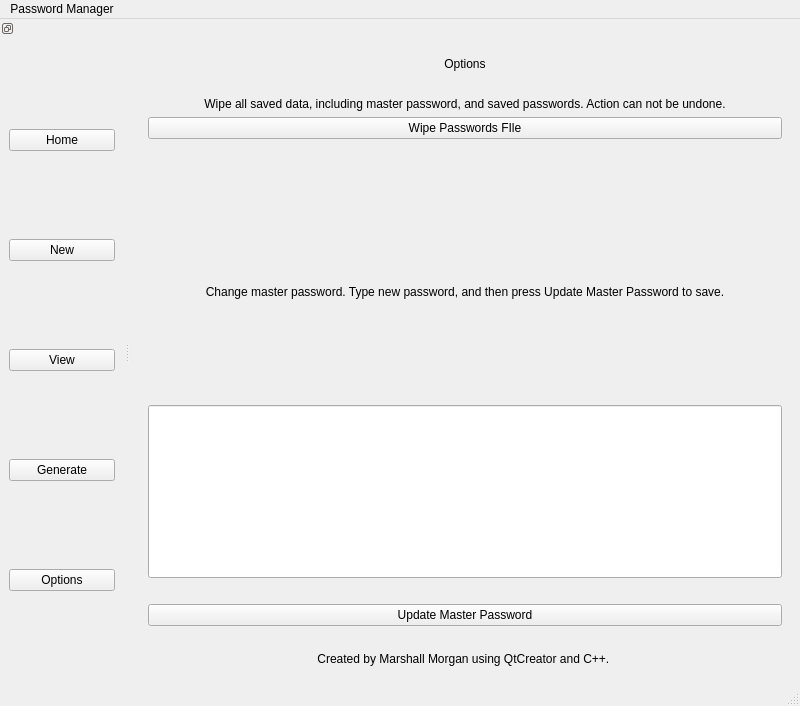
<?xml version="1.0" encoding="UTF-8"?>
<ui version="4.0">
 <class>MPasswordManager</class>
 <widget class="QMainWindow" name="MPasswordManager">
  <property name="geometry">
   <rect>
    <x>0</x>
    <y>0</y>
    <width>800</width>
    <height>706</height>
   </rect>
  </property>
  <property name="maximumSize">
   <size>
    <width>3096</width>
    <height>3096</height>
   </size>
  </property>
  <property name="windowTitle">
   <string>MPassword</string>
  </property>
  <property name="styleSheet">
   <string notr="true"/>
  </property>
  <widget class="QWidget" name="centralwidget">
   <property name="sizePolicy">
    <sizepolicy hsizetype="Expanding" vsizetype="Expanding">
     <horstretch>0</horstretch>
     <verstretch>0</verstretch>
    </sizepolicy>
   </property>
   <layout class="QVBoxLayout" name="verticalLayout_4">
    <item>
     <widget class="QStackedWidget" name="stackedWidget">
      <property name="sizePolicy">
       <sizepolicy hsizetype="Expanding" vsizetype="Expanding">
        <horstretch>0</horstretch>
        <verstretch>0</verstretch>
       </sizepolicy>
      </property>
      <property name="currentIndex">
       <number>4</number>
      </property>
      <widget class="QWidget" name="Home">
       <property name="sizePolicy">
        <sizepolicy hsizetype="Expanding" vsizetype="Expanding">
         <horstretch>0</horstretch>
         <verstretch>0</verstretch>
        </sizepolicy>
       </property>
       <property name="layoutDirection">
        <enum>Qt::LeftToRight</enum>
       </property>
       <layout class="QGridLayout" name="gridLayout_11">
        <item row="0" column="0">
         <layout class="QGridLayout" name="gridLayout_9">
          <item row="0" column="0">
           <widget class="QLabel" name="label">
            <property name="styleSheet">
             <string notr="true">

font: 500 13pt &quot;Futura&quot;;</string>
            </property>
            <property name="text">
             <string>Securely manage your passwords with M Password.</string>
            </property>
            <property name="textFormat">
             <enum>Qt::RichText</enum>
            </property>
            <property name="scaledContents">
             <bool>true</bool>
            </property>
            <property name="alignment">
             <set>Qt::AlignCenter</set>
            </property>
            <property name="wordWrap">
             <bool>true</bool>
            </property>
           </widget>
          </item>
          <item row="1" column="0">
           <widget class="QLabel" name="label_11">
            <property name="text">
             <string>&lt;html&gt;&lt;head/&gt;&lt;body&gt;&lt;p&gt;Use the sidebar to navigate the program. &lt;/p&gt;&lt;p&gt;New - Save a new password.&lt;/p&gt;&lt;p&gt;View - View existing saved passwords.&lt;/p&gt;&lt;p&gt;Generate - generate a strong password.&lt;/p&gt;&lt;/body&gt;&lt;/html&gt;</string>
            </property>
            <property name="alignment">
             <set>Qt::AlignCenter</set>
            </property>
            <property name="wordWrap">
             <bool>true</bool>
            </property>
           </widget>
          </item>
         </layout>
        </item>
       </layout>
      </widget>
      <widget class="QWidget" name="Save_New">
       <layout class="QVBoxLayout" name="verticalLayout_5">
        <item>
         <layout class="QGridLayout" name="gridLayout_6">
          <property name="sizeConstraint">
           <enum>QLayout::SetDefaultConstraint</enum>
          </property>
          <item row="19" column="0">
           <spacer name="horizontalSpacer_25">
            <property name="orientation">
             <enum>Qt::Horizontal</enum>
            </property>
            <property name="sizeHint" stdset="0">
             <size>
              <width>40</width>
              <height>20</height>
             </size>
            </property>
           </spacer>
          </item>
          <item row="15" column="0">
           <widget class="QLineEdit" name="passwordLineEdit">
            <property name="sizePolicy">
             <sizepolicy hsizetype="Expanding" vsizetype="Expanding">
              <horstretch>0</horstretch>
              <verstretch>0</verstretch>
             </sizepolicy>
            </property>
            <property name="maximumSize">
             <size>
              <width>3096</width>
              <height>3096</height>
             </size>
            </property>
           </widget>
          </item>
          <item row="6" column="0">
           <widget class="QLabel" name="label_13">
            <property name="styleSheet">
             <string notr="true">font: 500 16pt &quot;Futura&quot;;</string>
            </property>
            <property name="text">
             <string>Label/Website</string>
            </property>
           </widget>
          </item>
          <item row="12" column="0">
           <spacer name="horizontalSpacer_20">
            <property name="orientation">
             <enum>Qt::Horizontal</enum>
            </property>
            <property name="sizeHint" stdset="0">
             <size>
              <width>40</width>
              <height>20</height>
             </size>
            </property>
           </spacer>
          </item>
          <item row="7" column="0">
           <spacer name="horizontalSpacer_18">
            <property name="orientation">
             <enum>Qt::Horizontal</enum>
            </property>
            <property name="sizeHint" stdset="0">
             <size>
              <width>40</width>
              <height>20</height>
             </size>
            </property>
           </spacer>
          </item>
          <item row="4" column="0">
           <widget class="QLabel" name="label_2">
            <property name="styleSheet">
             <string notr="true">font: 500 16pt &quot;Futura&quot;;</string>
            </property>
            <property name="text">
             <string>Enter Username and Password to save.</string>
            </property>
           </widget>
          </item>
          <item row="14" column="0">
           <spacer name="horizontalSpacer_17">
            <property name="orientation">
             <enum>Qt::Horizontal</enum>
            </property>
            <property name="sizeHint" stdset="0">
             <size>
              <width>40</width>
              <height>20</height>
             </size>
            </property>
           </spacer>
          </item>
          <item row="0" column="0">
           <spacer name="horizontalSpacer_19">
            <property name="orientation">
             <enum>Qt::Horizontal</enum>
            </property>
            <property name="sizeHint" stdset="0">
             <size>
              <width>40</width>
              <height>20</height>
             </size>
            </property>
           </spacer>
          </item>
          <item row="10" column="0">
           <spacer name="horizontalSpacer_26">
            <property name="orientation">
             <enum>Qt::Horizontal</enum>
            </property>
            <property name="sizeHint" stdset="0">
             <size>
              <width>40</width>
              <height>20</height>
             </size>
            </property>
           </spacer>
          </item>
          <item row="13" column="0">
           <widget class="QLabel" name="label_10">
            <property name="styleSheet">
             <string notr="true">font: 500 16pt &quot;Futura&quot;;</string>
            </property>
            <property name="text">
             <string>Password</string>
            </property>
           </widget>
          </item>
          <item row="17" column="0">
           <spacer name="horizontalSpacer_24">
            <property name="orientation">
             <enum>Qt::Horizontal</enum>
            </property>
            <property name="sizeHint" stdset="0">
             <size>
              <width>40</width>
              <height>20</height>
             </size>
            </property>
           </spacer>
          </item>
          <item row="21" column="0">
           <spacer name="horizontalSpacer_21">
            <property name="orientation">
             <enum>Qt::Horizontal</enum>
            </property>
            <property name="sizeHint" stdset="0">
             <size>
              <width>40</width>
              <height>20</height>
             </size>
            </property>
           </spacer>
          </item>
          <item row="9" column="0">
           <widget class="QLabel" name="label_9">
            <property name="styleSheet">
             <string notr="true">font: 500 16pt &quot;Futura&quot;;</string>
            </property>
            <property name="text">
             <string>Username</string>
            </property>
            <property name="alignment">
             <set>Qt::AlignLeading|Qt::AlignLeft|Qt::AlignTop</set>
            </property>
           </widget>
          </item>
          <item row="8" column="0">
           <widget class="QLineEdit" name="labelLineEdit">
            <property name="sizePolicy">
             <sizepolicy hsizetype="Expanding" vsizetype="Expanding">
              <horstretch>0</horstretch>
              <verstretch>0</verstretch>
             </sizepolicy>
            </property>
            <property name="maximumSize">
             <size>
              <width>3096</width>
              <height>3096</height>
             </size>
            </property>
           </widget>
          </item>
          <item row="11" column="0">
           <widget class="QLineEdit" name="usernameLineEdit">
            <property name="sizePolicy">
             <sizepolicy hsizetype="Expanding" vsizetype="Expanding">
              <horstretch>0</horstretch>
              <verstretch>0</verstretch>
             </sizepolicy>
            </property>
            <property name="maximumSize">
             <size>
              <width>3096</width>
              <height>3096</height>
             </size>
            </property>
           </widget>
          </item>
          <item row="5" column="0">
           <spacer name="horizontalSpacer_22">
            <property name="orientation">
             <enum>Qt::Horizontal</enum>
            </property>
            <property name="sizeHint" stdset="0">
             <size>
              <width>40</width>
              <height>20</height>
             </size>
            </property>
           </spacer>
          </item>
          <item row="20" column="0">
           <widget class="QPushButton" name="pushButton">
            <property name="styleSheet">
             <string notr="true">font: 500 15pt &quot;Futura&quot;;</string>
            </property>
            <property name="text">
             <string>Save</string>
            </property>
           </widget>
          </item>
         </layout>
        </item>
        <item>
         <widget class="QLabel" name="password_saved_label">
          <property name="text">
           <string/>
          </property>
          <property name="alignment">
           <set>Qt::AlignCenter</set>
          </property>
         </widget>
        </item>
       </layout>
      </widget>
      <widget class="QWidget" name="View_Saved">
       <property name="sizePolicy">
        <sizepolicy hsizetype="Expanding" vsizetype="Expanding">
         <horstretch>0</horstretch>
         <verstretch>0</verstretch>
        </sizepolicy>
       </property>
       <layout class="QGridLayout" name="gridLayout_14">
        <item row="0" column="0">
         <layout class="QGridLayout" name="gridLayout">
          <item row="2" column="0">
           <spacer name="horizontalSpacer_13">
            <property name="orientation">
             <enum>Qt::Horizontal</enum>
            </property>
            <property name="sizeHint" stdset="0">
             <size>
              <width>40</width>
              <height>60</height>
             </size>
            </property>
           </spacer>
          </item>
          <item row="6" column="0">
           <spacer name="horizontalSpacer_15">
            <property name="orientation">
             <enum>Qt::Horizontal</enum>
            </property>
            <property name="sizeHint" stdset="0">
             <size>
              <width>40</width>
              <height>20</height>
             </size>
            </property>
           </spacer>
          </item>
          <item row="4" column="0">
           <spacer name="horizontalSpacer_16">
            <property name="orientation">
             <enum>Qt::Horizontal</enum>
            </property>
            <property name="sizeHint" stdset="0">
             <size>
              <width>40</width>
              <height>20</height>
             </size>
            </property>
           </spacer>
          </item>
          <item row="5" column="0">
           <widget class="QTableWidget" name="tableWidget">
            <property name="maximumSize">
             <size>
              <width>3096</width>
              <height>3096</height>
             </size>
            </property>
            <property name="gridStyle">
             <enum>Qt::DashLine</enum>
            </property>
            <property name="sortingEnabled">
             <bool>true</bool>
            </property>
           </widget>
          </item>
          <item row="7" column="0">
           <spacer name="horizontalSpacer_14">
            <property name="orientation">
             <enum>Qt::Horizontal</enum>
            </property>
            <property name="sizeHint" stdset="0">
             <size>
              <width>40</width>
              <height>20</height>
             </size>
            </property>
           </spacer>
          </item>
          <item row="8" column="0">
           <widget class="QPushButton" name="pushButton_10">
            <property name="sizePolicy">
             <sizepolicy hsizetype="Expanding" vsizetype="Expanding">
              <horstretch>0</horstretch>
              <verstretch>0</verstretch>
             </sizepolicy>
            </property>
            <property name="text">
             <string>Delete all (can not be undone.)</string>
            </property>
           </widget>
          </item>
          <item row="3" column="0">
           <widget class="QLabel" name="label_3">
            <property name="sizePolicy">
             <sizepolicy hsizetype="Expanding" vsizetype="Expanding">
              <horstretch>0</horstretch>
              <verstretch>0</verstretch>
             </sizepolicy>
            </property>
            <property name="minimumSize">
             <size>
              <width>351</width>
              <height>60</height>
             </size>
            </property>
            <property name="styleSheet">
             <string notr="true">font: 500 16pt &quot;Futura&quot;;</string>
            </property>
            <property name="text">
             <string>Manage saved passwords. Use the delete button to delete an entry. </string>
            </property>
            <property name="alignment">
             <set>Qt::AlignCenter</set>
            </property>
            <property name="wordWrap">
             <bool>true</bool>
            </property>
           </widget>
          </item>
         </layout>
        </item>
       </layout>
      </widget>
      <widget class="QWidget" name="page">
       <property name="sizePolicy">
        <sizepolicy hsizetype="Expanding" vsizetype="Expanding">
         <horstretch>0</horstretch>
         <verstretch>0</verstretch>
        </sizepolicy>
       </property>
       <property name="layoutDirection">
        <enum>Qt::LeftToRight</enum>
       </property>
       <layout class="QVBoxLayout" name="verticalLayout_2">
        <item>
         <layout class="QVBoxLayout" name="verticalLayout_3">
          <property name="sizeConstraint">
           <enum>QLayout::SetDefaultConstraint</enum>
          </property>
          <property name="leftMargin">
           <number>100</number>
          </property>
          <property name="topMargin">
           <number>100</number>
          </property>
          <property name="rightMargin">
           <number>100</number>
          </property>
          <property name="bottomMargin">
           <number>100</number>
          </property>
          <item>
           <widget class="QLabel" name="label_4">
            <property name="sizePolicy">
             <sizepolicy hsizetype="Expanding" vsizetype="Expanding">
              <horstretch>0</horstretch>
              <verstretch>0</verstretch>
             </sizepolicy>
            </property>
            <property name="minimumSize">
             <size>
              <width>0</width>
              <height>0</height>
             </size>
            </property>
            <property name="styleSheet">
             <string notr="true">font: 500 16pt &quot;Futura&quot;;</string>
            </property>
            <property name="text">
             <string>Enter new master password or existing password:</string>
            </property>
            <property name="scaledContents">
             <bool>false</bool>
            </property>
            <property name="alignment">
             <set>Qt::AlignCenter</set>
            </property>
            <property name="wordWrap">
             <bool>true</bool>
            </property>
           </widget>
          </item>
          <item>
           <widget class="QLineEdit" name="passwordLineEdit_2">
            <property name="sizePolicy">
             <sizepolicy hsizetype="Expanding" vsizetype="Expanding">
              <horstretch>0</horstretch>
              <verstretch>0</verstretch>
             </sizepolicy>
            </property>
            <property name="minimumSize">
             <size>
              <width>200</width>
              <height>50</height>
             </size>
            </property>
            <property name="maximumSize">
             <size>
              <width>3096</width>
              <height>3096</height>
             </size>
            </property>
            <property name="styleSheet">
             <string notr="true">font: 500 16pt &quot;Futura&quot;;</string>
            </property>
            <property name="alignment">
             <set>Qt::AlignCenter</set>
            </property>
           </widget>
          </item>
          <item>
           <widget class="QPushButton" name="pushButton_5">
            <property name="sizePolicy">
             <sizepolicy hsizetype="Expanding" vsizetype="Expanding">
              <horstretch>0</horstretch>
              <verstretch>0</verstretch>
             </sizepolicy>
            </property>
            <property name="minimumSize">
             <size>
              <width>0</width>
              <height>0</height>
             </size>
            </property>
            <property name="maximumSize">
             <size>
              <width>3096</width>
              <height>3096</height>
             </size>
            </property>
            <property name="layoutDirection">
             <enum>Qt::LeftToRight</enum>
            </property>
            <property name="text">
             <string>Enter</string>
            </property>
            <property name="autoDefault">
             <bool>false</bool>
            </property>
            <property name="default">
             <bool>false</bool>
            </property>
            <property name="flat">
             <bool>false</bool>
            </property>
           </widget>
          </item>
          <item>
           <widget class="QPushButton" name="pushButton_6">
            <property name="sizePolicy">
             <sizepolicy hsizetype="Expanding" vsizetype="Expanding">
              <horstretch>0</horstretch>
              <verstretch>0</verstretch>
             </sizepolicy>
            </property>
            <property name="minimumSize">
             <size>
              <width>200</width>
              <height>0</height>
             </size>
            </property>
            <property name="maximumSize">
             <size>
              <width>3096</width>
              <height>3096</height>
             </size>
            </property>
            <property name="text">
             <string>Wipe</string>
            </property>
           </widget>
          </item>
         </layout>
        </item>
       </layout>
      </widget>
      <widget class="QWidget" name="page_2">
       <layout class="QGridLayout" name="gridLayout_5">
        <item row="1" column="0">
         <layout class="QGridLayout" name="gridLayout_3">
          <item row="9" column="0">
           <widget class="QLabel" name="label_12">
            <property name="sizePolicy">
             <sizepolicy hsizetype="Expanding" vsizetype="Expanding">
              <horstretch>0</horstretch>
              <verstretch>0</verstretch>
             </sizepolicy>
            </property>
            <property name="maximumSize">
             <size>
              <width>3096</width>
              <height>3096</height>
             </size>
            </property>
            <property name="styleSheet">
             <string notr="true">font: 500 16pt &quot;Futura&quot;;</string>
            </property>
            <property name="text">
             <string>Change master password. Type new password, and then press Update Master Password to save.</string>
            </property>
            <property name="alignment">
             <set>Qt::AlignCenter</set>
            </property>
            <property name="wordWrap">
             <bool>true</bool>
            </property>
           </widget>
          </item>
          <item row="3" column="0">
           <widget class="QLabel" name="label_7">
            <property name="styleSheet">
             <string notr="true">font: 500 16pt &quot;Futura&quot;;</string>
            </property>
            <property name="text">
             <string>Wipe all saved data, including master password, and saved passwords. Action can not be undone.</string>
            </property>
            <property name="alignment">
             <set>Qt::AlignCenter</set>
            </property>
            <property name="wordWrap">
             <bool>true</bool>
            </property>
           </widget>
          </item>
          <item row="1" column="0">
           <widget class="QLabel" name="label_6">
            <property name="styleSheet">
             <string notr="true">font: 700 35pt &quot;Futura&quot;;</string>
            </property>
            <property name="text">
             <string>Options</string>
            </property>
            <property name="alignment">
             <set>Qt::AlignCenter</set>
            </property>
            <property name="wordWrap">
             <bool>true</bool>
            </property>
           </widget>
          </item>
          <item row="10" column="0">
           <spacer name="horizontalSpacer_31">
            <property name="orientation">
             <enum>Qt::Horizontal</enum>
            </property>
            <property name="sizeHint" stdset="0">
             <size>
              <width>40</width>
              <height>20</height>
             </size>
            </property>
           </spacer>
          </item>
          <item row="6" column="0">
           <spacer name="horizontalSpacer_28">
            <property name="orientation">
             <enum>Qt::Horizontal</enum>
            </property>
            <property name="sizeHint" stdset="0">
             <size>
              <width>40</width>
              <height>20</height>
             </size>
            </property>
           </spacer>
          </item>
          <item row="0" column="0">
           <spacer name="horizontalSpacer_36">
            <property name="orientation">
             <enum>Qt::Horizontal</enum>
            </property>
            <property name="sizeHint" stdset="0">
             <size>
              <width>40</width>
              <height>20</height>
             </size>
            </property>
           </spacer>
          </item>
          <item row="15" column="0">
           <widget class="QLabel" name="label_8">
            <property name="styleSheet">
             <string notr="true">font: 500 12pt &quot;Futura&quot;;</string>
            </property>
            <property name="text">
             <string>Created by Marshall Morgan using QtCreator and C++. </string>
            </property>
            <property name="alignment">
             <set>Qt::AlignCenter</set>
            </property>
            <property name="wordWrap">
             <bool>true</bool>
            </property>
           </widget>
          </item>
          <item row="7" column="0">
           <spacer name="horizontalSpacer_29">
            <property name="orientation">
             <enum>Qt::Horizontal</enum>
            </property>
            <property name="sizeHint" stdset="0">
             <size>
              <width>40</width>
              <height>20</height>
             </size>
            </property>
           </spacer>
          </item>
          <item row="11" column="0">
           <widget class="QLineEdit" name="masterPasswordLineEdit">
            <property name="sizePolicy">
             <sizepolicy hsizetype="Expanding" vsizetype="Expanding">
              <horstretch>0</horstretch>
              <verstretch>0</verstretch>
             </sizepolicy>
            </property>
            <property name="maximumSize">
             <size>
              <width>3096</width>
              <height>3096</height>
             </size>
            </property>
            <property name="styleSheet">
             <string notr="true">font: 500 16pt &quot;Futura&quot;;</string>
            </property>
            <property name="alignment">
             <set>Qt::AlignCenter</set>
            </property>
           </widget>
          </item>
          <item row="12" column="0">
           <spacer name="horizontalSpacer_33">
            <property name="orientation">
             <enum>Qt::Horizontal</enum>
            </property>
            <property name="sizeHint" stdset="0">
             <size>
              <width>40</width>
              <height>20</height>
             </size>
            </property>
           </spacer>
          </item>
          <item row="5" column="0">
           <widget class="QPushButton" name="pushButton_12">
            <property name="text">
             <string>Wipe Passwords FIle</string>
            </property>
           </widget>
          </item>
          <item row="14" column="0">
           <spacer name="horizontalSpacer_27">
            <property name="orientation">
             <enum>Qt::Horizontal</enum>
            </property>
            <property name="sizeHint" stdset="0">
             <size>
              <width>40</width>
              <height>20</height>
             </size>
            </property>
           </spacer>
          </item>
          <item row="8" column="0">
           <spacer name="horizontalSpacer_32">
            <property name="orientation">
             <enum>Qt::Horizontal</enum>
            </property>
            <property name="sizeHint" stdset="0">
             <size>
              <width>40</width>
              <height>20</height>
             </size>
            </property>
           </spacer>
          </item>
          <item row="13" column="0">
           <widget class="QPushButton" name="pushButton_13">
            <property name="text">
             <string>Update Master Password</string>
            </property>
           </widget>
          </item>
          <item row="2" column="0">
           <spacer name="horizontalSpacer_30">
            <property name="orientation">
             <enum>Qt::Horizontal</enum>
            </property>
            <property name="sizeHint" stdset="0">
             <size>
              <width>40</width>
              <height>20</height>
             </size>
            </property>
           </spacer>
          </item>
         </layout>
        </item>
       </layout>
      </widget>
      <widget class="QWidget" name="gen_pass">
       <property name="sizePolicy">
        <sizepolicy hsizetype="Expanding" vsizetype="Expanding">
         <horstretch>0</horstretch>
         <verstretch>0</verstretch>
        </sizepolicy>
       </property>
       <layout class="QGridLayout" name="gridLayout_12">
        <property name="sizeConstraint">
         <enum>QLayout::SetNoConstraint</enum>
        </property>
        <item row="1" column="0">
         <spacer name="horizontalSpacer_38">
          <property name="orientation">
           <enum>Qt::Horizontal</enum>
          </property>
          <property name="sizeHint" stdset="0">
           <size>
            <width>40</width>
            <height>20</height>
           </size>
          </property>
         </spacer>
        </item>
        <item row="4" column="0">
         <spacer name="horizontalSpacer_40">
          <property name="orientation">
           <enum>Qt::Horizontal</enum>
          </property>
          <property name="sizeHint" stdset="0">
           <size>
            <width>40</width>
            <height>20</height>
           </size>
          </property>
         </spacer>
        </item>
        <item row="3" column="0">
         <spacer name="horizontalSpacer_39">
          <property name="orientation">
           <enum>Qt::Horizontal</enum>
          </property>
          <property name="sizeHint" stdset="0">
           <size>
            <width>40</width>
            <height>20</height>
           </size>
          </property>
         </spacer>
        </item>
        <item row="2" column="0">
         <layout class="QGridLayout" name="gridLayout_8">
          <item row="3" column="0">
           <spacer name="horizontalSpacer_35">
            <property name="orientation">
             <enum>Qt::Horizontal</enum>
            </property>
            <property name="sizeHint" stdset="0">
             <size>
              <width>40</width>
              <height>20</height>
             </size>
            </property>
           </spacer>
          </item>
          <item row="8" column="0">
           <spacer name="horizontalSpacer_12">
            <property name="orientation">
             <enum>Qt::Horizontal</enum>
            </property>
            <property name="sizeHint" stdset="0">
             <size>
              <width>40</width>
              <height>20</height>
             </size>
            </property>
           </spacer>
          </item>
          <item row="12" column="0">
           <spacer name="horizontalSpacer_23">
            <property name="orientation">
             <enum>Qt::Horizontal</enum>
            </property>
            <property name="sizeHint" stdset="0">
             <size>
              <width>40</width>
              <height>20</height>
             </size>
            </property>
           </spacer>
          </item>
          <item row="14" column="0">
           <spacer name="horizontalSpacer_7">
            <property name="orientation">
             <enum>Qt::Horizontal</enum>
            </property>
            <property name="sizeHint" stdset="0">
             <size>
              <width>40</width>
              <height>20</height>
             </size>
            </property>
           </spacer>
          </item>
          <item row="2" column="0">
           <spacer name="horizontalSpacer_2">
            <property name="orientation">
             <enum>Qt::Horizontal</enum>
            </property>
            <property name="sizeHint" stdset="0">
             <size>
              <width>40</width>
              <height>20</height>
             </size>
            </property>
           </spacer>
          </item>
          <item row="15" column="0">
           <spacer name="horizontalSpacer_8">
            <property name="orientation">
             <enum>Qt::Horizontal</enum>
            </property>
            <property name="sizeHint" stdset="0">
             <size>
              <width>40</width>
              <height>20</height>
             </size>
            </property>
           </spacer>
          </item>
          <item row="10" column="0">
           <spacer name="horizontalSpacer_11">
            <property name="orientation">
             <enum>Qt::Horizontal</enum>
            </property>
            <property name="sizeHint" stdset="0">
             <size>
              <width>40</width>
              <height>20</height>
             </size>
            </property>
           </spacer>
          </item>
          <item row="16" column="0">
           <widget class="QPushButton" name="pushButton_7">
            <property name="text">
             <string>Generate</string>
            </property>
           </widget>
          </item>
          <item row="13" column="0">
           <spacer name="horizontalSpacer_9">
            <property name="orientation">
             <enum>Qt::Horizontal</enum>
            </property>
            <property name="sizeHint" stdset="0">
             <size>
              <width>40</width>
              <height>20</height>
             </size>
            </property>
           </spacer>
          </item>
          <item row="6" column="0">
           <widget class="QLabel" name="label_5">
            <property name="styleSheet">
             <string notr="true">font: 500 16pt &quot;Futura&quot;;</string>
            </property>
            <property name="text">
             <string>Generate a strong password</string>
            </property>
            <property name="alignment">
             <set>Qt::AlignCenter</set>
            </property>
            <property name="wordWrap">
             <bool>true</bool>
            </property>
           </widget>
          </item>
          <item row="17" column="0">
           <widget class="QPushButton" name="pushButton_8">
            <property name="text">
             <string>Copy</string>
            </property>
           </widget>
          </item>
          <item row="1" column="0">
           <spacer name="horizontalSpacer">
            <property name="orientation">
             <enum>Qt::Horizontal</enum>
            </property>
            <property name="sizeHint" stdset="0">
             <size>
              <width>40</width>
              <height>20</height>
             </size>
            </property>
           </spacer>
          </item>
          <item row="9" column="0">
           <widget class="QLineEdit" name="generatedPasswordLineEdit">
            <property name="sizePolicy">
             <sizepolicy hsizetype="Expanding" vsizetype="Expanding">
              <horstretch>0</horstretch>
              <verstretch>0</verstretch>
             </sizepolicy>
            </property>
            <property name="minimumSize">
             <size>
              <width>0</width>
              <height>0</height>
             </size>
            </property>
            <property name="maximumSize">
             <size>
              <width>700</width>
              <height>100</height>
             </size>
            </property>
            <property name="styleSheet">
             <string notr="true">font: 500 21pt &quot;Futura&quot;;</string>
            </property>
            <property name="maxLength">
             <number>40</number>
            </property>
            <property name="alignment">
             <set>Qt::AlignCenter</set>
            </property>
           </widget>
          </item>
          <item row="4" column="0">
           <spacer name="horizontalSpacer_37">
            <property name="orientation">
             <enum>Qt::Horizontal</enum>
            </property>
            <property name="sizeHint" stdset="0">
             <size>
              <width>40</width>
              <height>20</height>
             </size>
            </property>
           </spacer>
          </item>
          <item row="11" column="0">
           <spacer name="horizontalSpacer_10">
            <property name="orientation">
             <enum>Qt::Horizontal</enum>
            </property>
            <property name="sizeHint" stdset="0">
             <size>
              <width>40</width>
              <height>20</height>
             </size>
            </property>
           </spacer>
          </item>
          <item row="5" column="0">
           <spacer name="horizontalSpacer_3">
            <property name="orientation">
             <enum>Qt::Horizontal</enum>
            </property>
            <property name="sizeHint" stdset="0">
             <size>
              <width>40</width>
              <height>20</height>
             </size>
            </property>
           </spacer>
          </item>
          <item row="7" column="0">
           <spacer name="horizontalSpacer_6">
            <property name="orientation">
             <enum>Qt::Horizontal</enum>
            </property>
            <property name="sizeHint" stdset="0">
             <size>
              <width>40</width>
              <height>20</height>
             </size>
            </property>
           </spacer>
          </item>
         </layout>
        </item>
       </layout>
      </widget>
     </widget>
    </item>
   </layout>
  </widget>
  <widget class="QMenuBar" name="menubar">
   <property name="geometry">
    <rect>
     <x>0</x>
     <y>0</y>
     <width>800</width>
     <height>22</height>
    </rect>
   </property>
   <widget class="QMenu" name="menuPassword_Manager">
    <property name="title">
     <string>Password Manager</string>
    </property>
    <addaction name="actionHome"/>
    <addaction name="actionSave_New_Password"/>
    <addaction name="actionView_Saved_Password"/>
   </widget>
   <addaction name="menuPassword_Manager"/>
  </widget>
  <widget class="QStatusBar" name="statusbar"/>
  <widget class="QDockWidget" name="dockWidget">
   <property name="minimumSize">
    <size>
     <width>124</width>
     <height>539</height>
    </size>
   </property>
   <property name="layoutDirection">
    <enum>Qt::RightToLeft</enum>
   </property>
   <property name="autoFillBackground">
    <bool>true</bool>
   </property>
   <property name="floating">
    <bool>false</bool>
   </property>
   <property name="features">
    <set>QDockWidget::DockWidgetFloatable|QDockWidget::DockWidgetMovable</set>
   </property>
   <property name="allowedAreas">
    <set>Qt::LeftDockWidgetArea|Qt::TopDockWidgetArea</set>
   </property>
   <attribute name="dockWidgetArea">
    <number>1</number>
   </attribute>
   <widget class="QWidget" name="dockWidgetContents">
    <property name="sizePolicy">
     <sizepolicy hsizetype="Expanding" vsizetype="Expanding">
      <horstretch>0</horstretch>
      <verstretch>0</verstretch>
     </sizepolicy>
    </property>
    <layout class="QVBoxLayout" name="verticalLayout">
     <item>
      <widget class="QPushButton" name="pushButton_2">
       <property name="text">
        <string>Home</string>
       </property>
      </widget>
     </item>
     <item>
      <widget class="QPushButton" name="pushButton_3">
       <property name="text">
        <string>New</string>
       </property>
      </widget>
     </item>
     <item>
      <widget class="QPushButton" name="pushButton_4">
       <property name="text">
        <string>View</string>
       </property>
      </widget>
     </item>
     <item>
      <widget class="QPushButton" name="pushButton_9">
       <property name="text">
        <string>Generate</string>
       </property>
      </widget>
     </item>
     <item>
      <widget class="QPushButton" name="pushButton_11">
       <property name="text">
        <string>Options</string>
       </property>
      </widget>
     </item>
    </layout>
   </widget>
  </widget>
  <action name="actionHome">
   <property name="text">
    <string>Home</string>
   </property>
   <property name="autoRepeat">
    <bool>false</bool>
   </property>
   <property name="visible">
    <bool>false</bool>
   </property>
   <property name="iconVisibleInMenu">
    <bool>false</bool>
   </property>
  </action>
  <action name="actionSave_New_Password">
   <property name="text">
    <string>Save New Password</string>
   </property>
   <property name="autoRepeat">
    <bool>false</bool>
   </property>
   <property name="visible">
    <bool>false</bool>
   </property>
   <property name="iconVisibleInMenu">
    <bool>false</bool>
   </property>
  </action>
  <action name="actionView_Saved_Password">
   <property name="text">
    <string>View Saved Password</string>
   </property>
   <property name="autoRepeat">
    <bool>false</bool>
   </property>
   <property name="visible">
    <bool>false</bool>
   </property>
   <property name="iconVisibleInMenu">
    <bool>false</bool>
   </property>
  </action>
  <zorder>dockWidget</zorder>
 </widget>
 <resources/>
 <connections/>
</ui>
